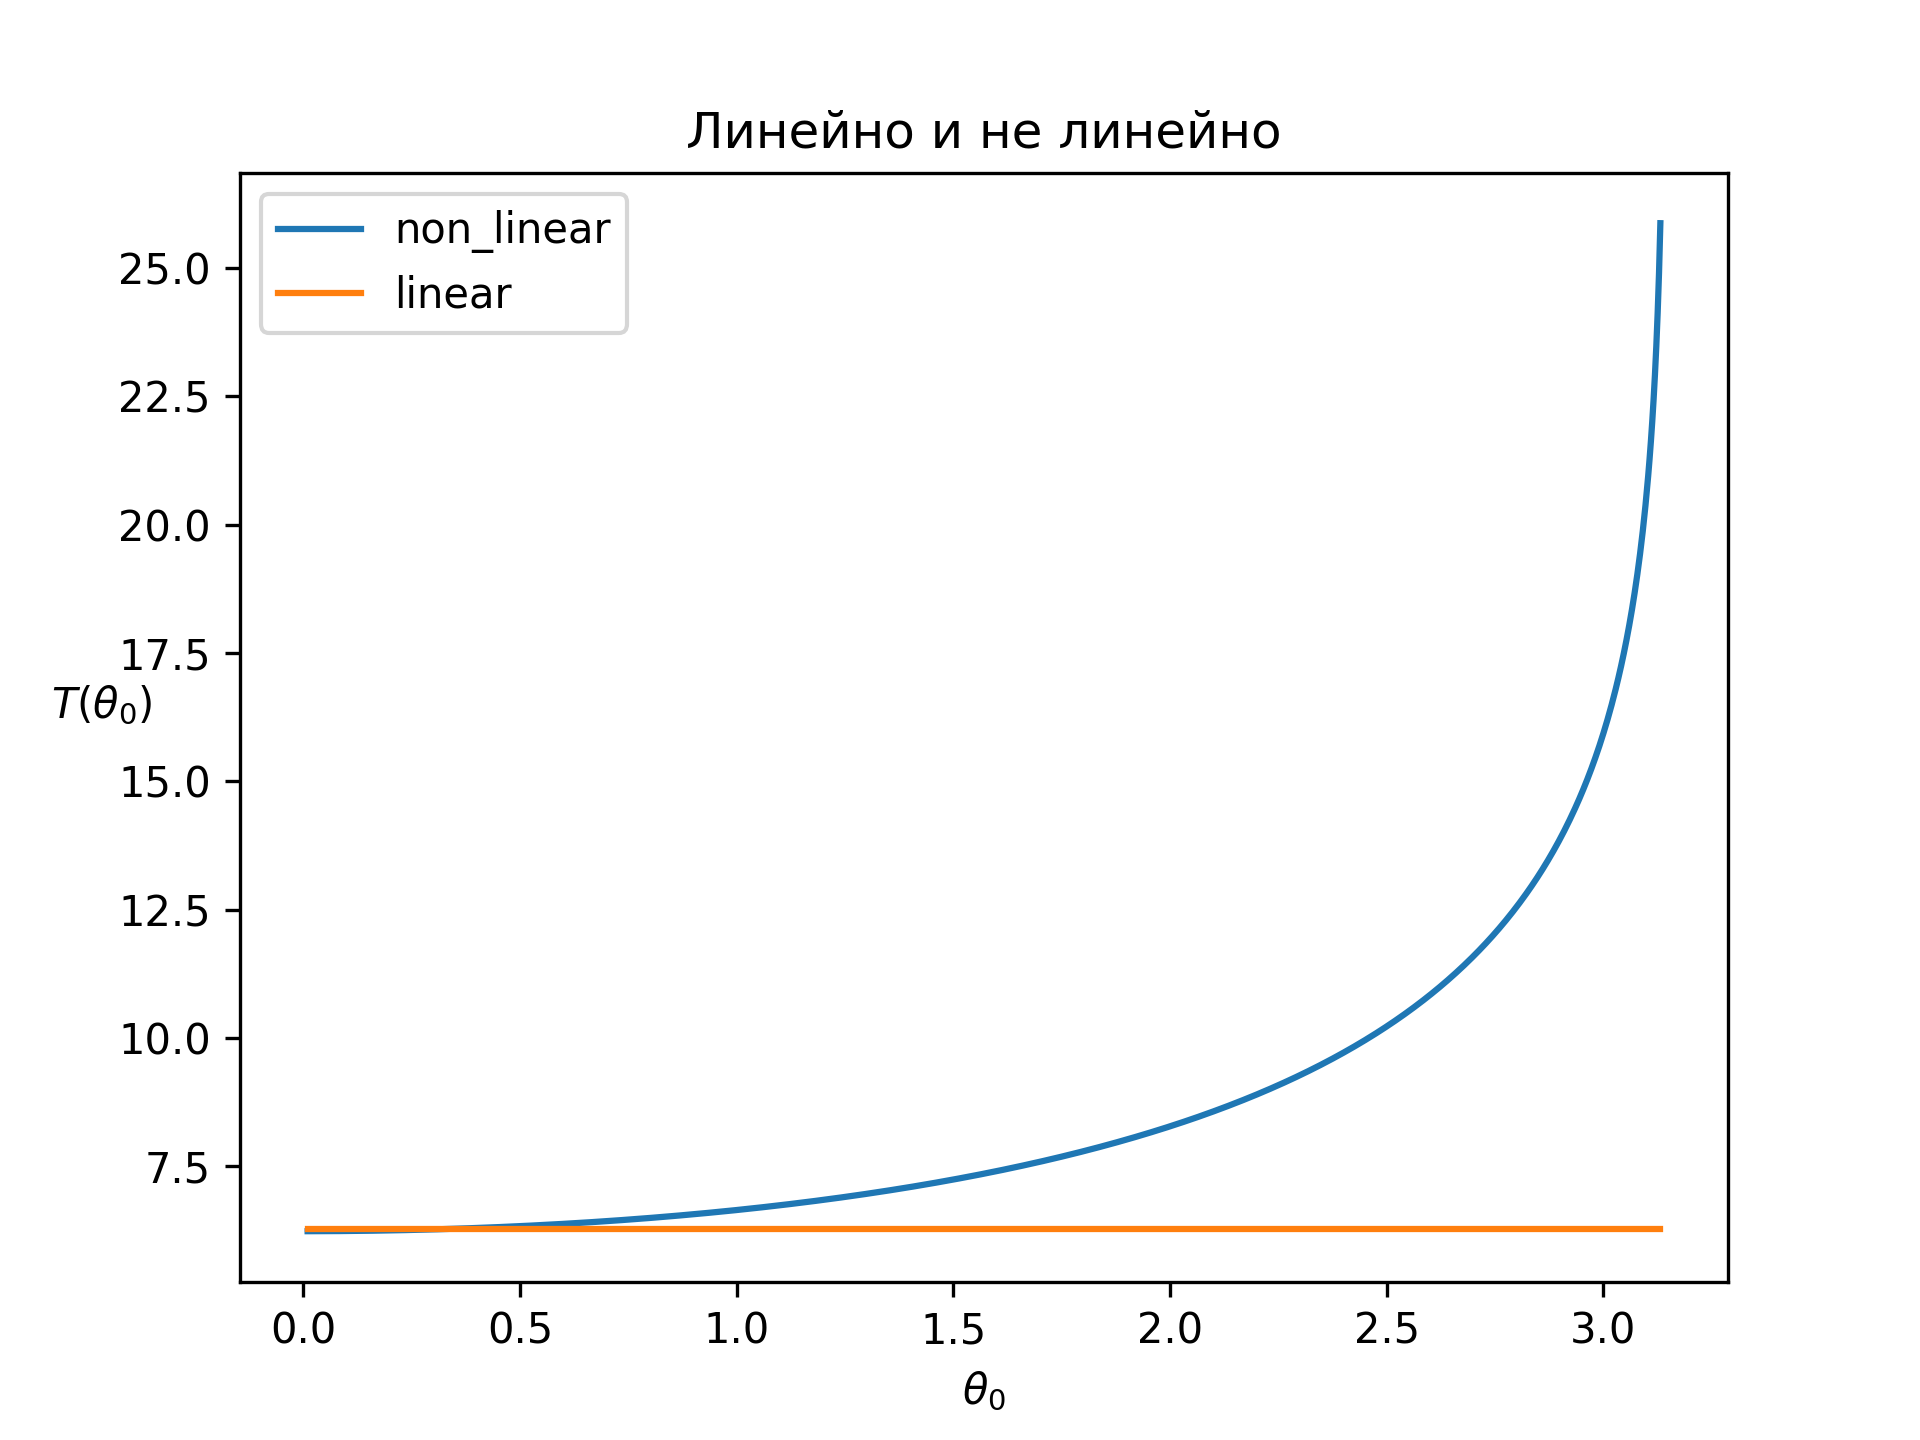

The Python source for this figure:
import numpy as np
from numpy.polynomial.legendre import leggauss
import matplotlib.pyplot as plt


def non_linear(x, theta0):
    return 1 / (np.sqrt(np.cos(x) - np.cos(theta0)))


def get_period(theta):
    a = 0
    b = theta
    roots, weights = leggauss(N)
    roots = (a + b) / 2 + (b - a) / 2 * roots
    return 2 * np.sqrt(2) * (b - a) / 2 * np.sum(non_linear(roots, theta) * weights)

N = 50
theta0 = np.linspace(0.01, np.pi-0.01, 1000)

periods = [get_period(theta) for theta in theta0]
plt.plot(theta0, periods, label='non_linear')
plt.plot(theta0, np.ones_like(periods) * 2 * np.pi, label='linear')
plt.legend()
plt.title('Линейно и не линейно')
plt.xlabel(r'$\theta_0$')
plt.ylabel(r'$T(\theta_0)$', rotation=0)
plt.savefig('test_var3.png', dpi=300)
plt.show()
